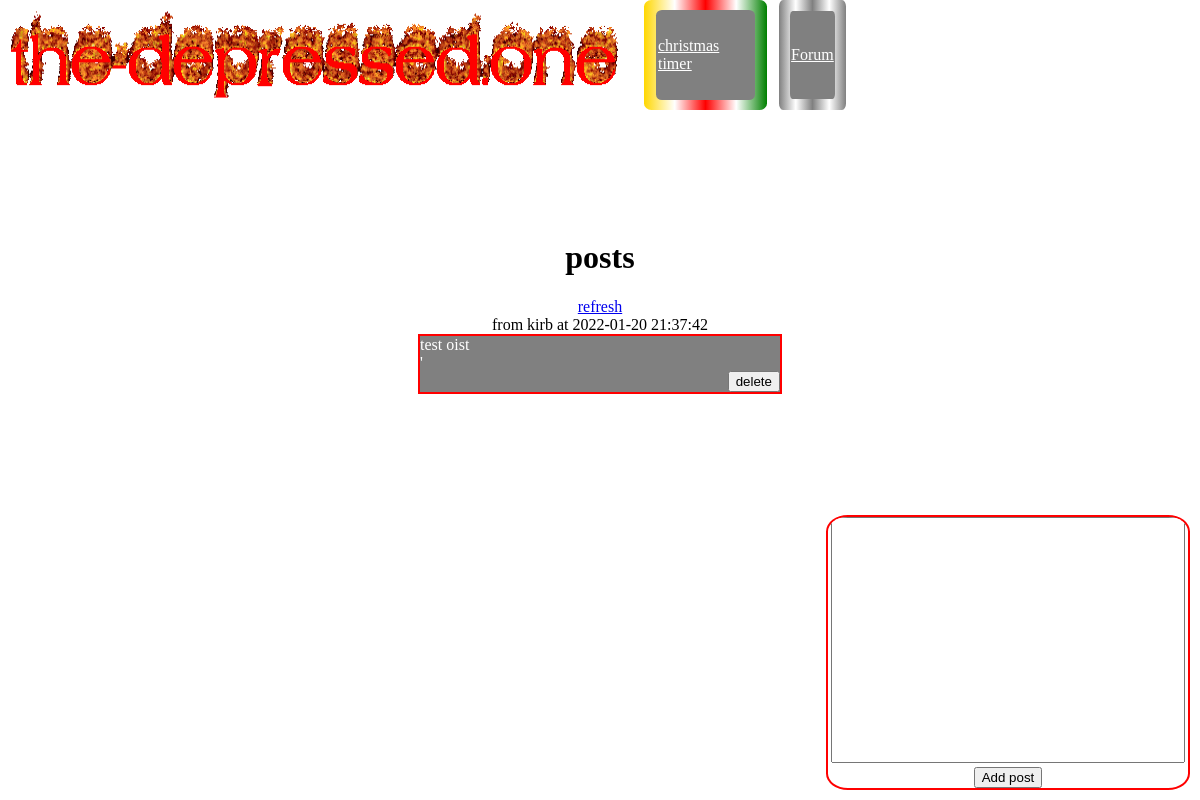
The app's page /forum (signed in), older data.
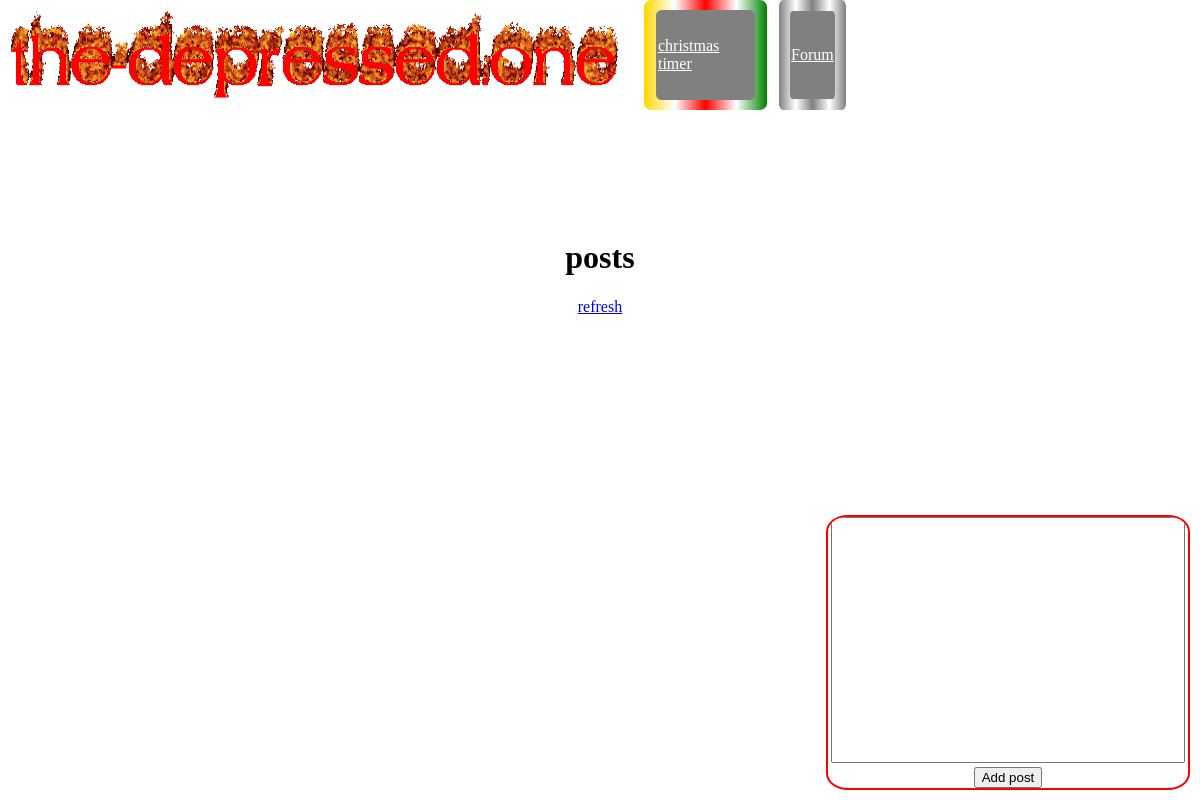
The same page, newer data.
### website/models.py (models this page shows)
class Post(db.Model):
    id = db.Column(db.Integer, primary_key=True)
    data = db.Column(db.String(10000))
    date = db.Column(db.DateTime(timezone=True), default=func.now())
    user_id = db.Column(db.Integer, db.ForeignKey('user.id'))

class User(db.Model, UserMixin):
    id = db.Column(db.Integer, primary_key=True)
    email = db.Column(db.String(150))
    password = db.Column(db.String(150))
    username = db.Column(db.String(150), unique=True)
    posts = db.relationship('Post')

### website/views.py (the view, shortened to what this page needs)
@views.route('/forum', methods=['GET', 'POST'])
@login_required
def Forum():
    return render_template("forum.html", user=current_user)

### website/__init__.py (called while the page is built)
def create_app():
    app = Flask(__name__)
    app.config['SECRET_KEY'] = 'hjshjhdjah kjshkjdhjs'
    app.config['SQLALCHEMY_DATABASE_URI'] = f'sqlite:///{DB_NAME}'
    db.init_app(app)
    import getpass
    print(getpass.getuser())
    from .views import views
    from .auth import auth
    app.register_blueprint(views, url_prefix='/')
    app.register_blueprint(auth, url_prefix='/')
    from .models import User, Post
    create_database(app)
    login_manager = LoginManager()
    login_manager.login_view = 'auth.login'
    login_manager.init_app(app)
    @login_manager.user_loader
    def load_user(id):
        return User.query.get(int(id))
    def load_post(id):
        return Post.query.get(int(id))
    def load_posts():
        return Post.query.all()
    app.jinja_env.globals.update(load_posts=load_posts, load_user=load_user)
    return app

### website/templates/forum.html (shortened to what this page needs)
{% extends "base.html" %} {% block title %}Forum{% endblock %}
{% block content %}
<div class="forum-container1">
      {% for Post in load_posts() %}
      <div class="forum-post">
        <div class="post-text">{{ Post.data }}</div>
        {% if Post.user_id == current_user.id %}
        <button onclick="deletePost({{ Post.id }})", class="delete-button">delete</button>
        {% endif %}
      </div>
      <a>from {{ load_user(Post.user_id).username }} at {{ Post.date }}</a>
      {% endfor %}
      <a href="/forum">refresh</a>
      <h1 align="center">posts</h1>
</div>
{% endblock %}
{% block overlay %}
<div class="post-overlay">
    <form method="POST">
        <textarea name="post" id="post" class="forum-text-area"></textarea>
        <br />
        <div align="center">
          <button type="submit" class="btn btn-primary">Add post</button>
        </div>
      </form>
    </div>
{% endblock %}

### website/templates/base.html (shortened to what this page needs)
<!DOCTYPE html>
<html>
    <head>
        <link
        rel="stylesheet"
        href="\static\base.css"
        />
    </head>
    {% block overlay %}
    {% endblock %}
    <body>
      <div class="header">
        <a href="\" style="align-content: center; justify-content: center;">
          <img
          src="\static\mainlogo.gif"
          alt="the-depressed.one logo"
          style="width:100%; height: 100%;">
        </a>
        <div class="xmas-button-outter">
          <a href="/crsitamasagjk/" class="button-inner">
            christmas timer
          </a>
        </div>
        <div class="forum-button-outter">
          <a href="/forum" class="button-inner">
            Forum
          </a>
        </div>
      </div>
      <div class="mainbody">
        {% block content %}
        {% endblock %}
      </div>
    </body>
</html>

### website/static/base.css (style rules this page uses)
body { background-image: url("/static/senko-happy-background.gif"); background-repeat: repeat; background-size: 9%; overflow-x: hidden; margin: 0; padding: 0; }
.header { background-color: white; padding: 1% 1%; display: flex; align-content: center; justify-content: left; margin-top: -1%; margin-left: -1%; margin-right: -1%; overflow-x: hidden; }
.mainbody { background-color: white; padding: 3% 3%; display: flex; flex-wrap: wrap; flex-direction: row; align-content: center; justify-content: center; margin-top: 5%; margin-left: 10%; margin-right: 10%; overflow-y: inherit; overflow-x: hidden; }
.xmas-button-outter { background-image: linear-gradient(to left, green, white, red, white, gold); padding: 1%; border-radius: 6%; display: flex; flex-wrap: wrap; align-content: center; justify-content: center; margin-left: 1%; }
.forum-button-outter { background-image: linear-gradient(to left, grey, white, grey, white, grey); padding: 1%; border-radius: 6%; display: flex; flex-wrap: wrap; align-content: center; justify-content: center; margin-left: 1%; }
.button-inner { background-color: grey; color: white; font-size: 2vh; padding: 2% 2% 2% 2%; border-radius: 6%; height: 100%; display: flex; flex-wrap: wrap; align-content: center; justify-content: center; }
.forum-container1 { display: flex; flex-wrap: nowrap; align-content: center; align-items: center; justify-content: flex-start; flex-direction: column-reverse; overflow-y: auto; overflow-x: hidden; }
.forum-text-area { resize: none; height: 30vh; width: 60vh; min-height: 9vh; width: 29vw; }
.post-overlay { background-color: white; border: 2px solid red; border-radius: 6%; display: flex; align-items: center; flex-direction: column; position: fixed; bottom: 10px; right: 10px; min-height: 10vh; width: 30vw; overflow: hidden; }

Row changes from the older to the newer data that the page shows:
removed Post: data "test oist '", date "2022-01-20 21:37:42"
no longer on this page (row unchanged): User: username "kirb"
